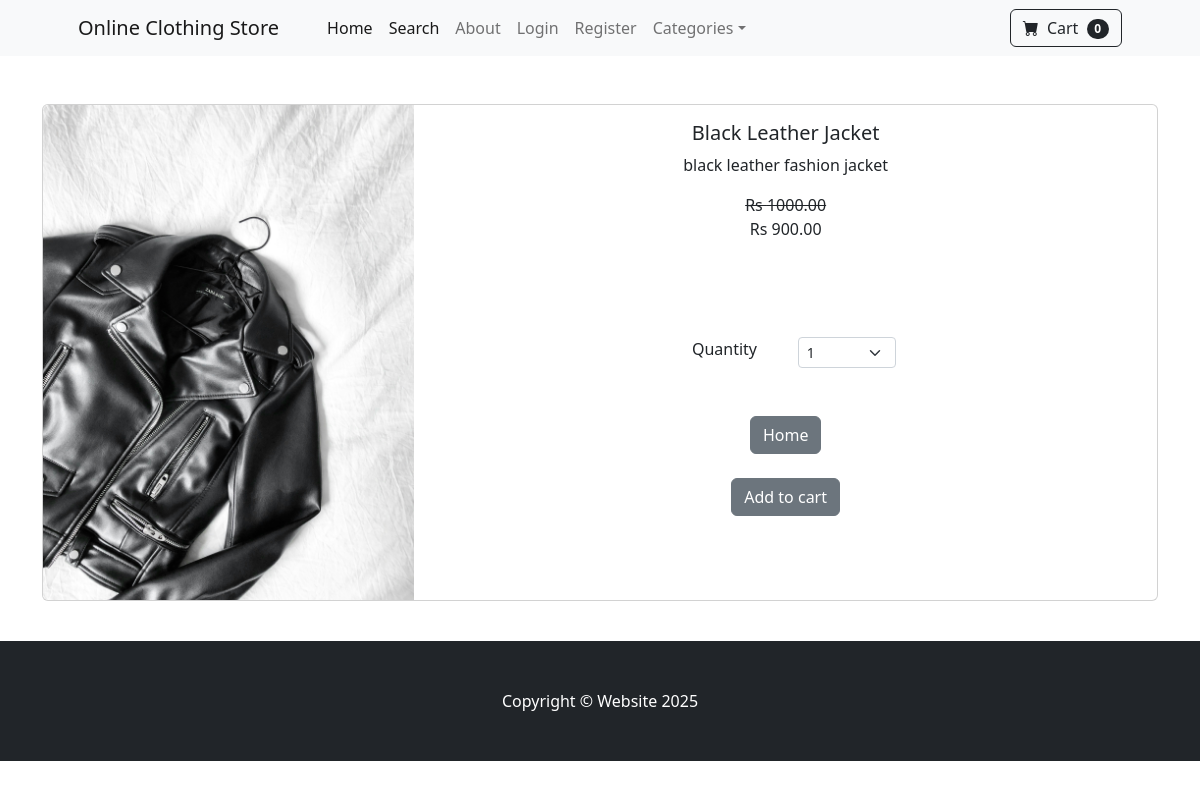
The app's page /product/2 with its own data.
### store/models.py (models this page shows, shortened)
class Product(models.Model):
    name = models.CharField(max_length=254)
    price = models.DecimalField(max_digits=6,default=0,decimal_places=2)
    category = models.ForeignKey(Category, on_delete=models.CASCADE, default=1)
    description = models.CharField(max_length=254,null=True,blank=True,default='')
    is_sale = models.BooleanField(default=False)
    sale_price = models.DecimalField(max_digits=6,default=0,decimal_places=2)
    image = models.ImageField(upload_to='uploads/product')

### store/views.py (the view)
# urls.py: path('product/<int:pk>', views.product, name="product" ),
def product(request,pk):
    product = Product.objects.get(id=pk)
    return render(request,'product.html', {'product':product})

### cart/cart.py (called while the page is built)
    def __len__(self):
        return len(self.cart)

### cart/context_processors.py (called while the page is built)
def cart(request):
    return {'cart' : Cart(request)}

### store/templates/product.html (shortened to what this page needs)
{% extends "base.html" %}
{% block content %}
<div class="container">
    <br> <br>
<div class="card mb-3" >
  <div class="row g-0">
    <div class="col-md-4">
      <img src="{{ product.image.url }}" class="img-fluid rounded-start" alt="...">
    </div>
    <div class="col-md-8">
      <div class="card-body">
        <center>
        <h5 class="card-title">{{product.name}}</h5>
        <p class="card-text"> {{product.description}} </p>
        {% if product.is_sale  %}
         <div class="col mb-5">
        <strike> Rs {{product.price}}  </strike> <br>
          Rs {{product.sale_price}}
         </div>
        {% else %}
          Rs {{product.price}}
        {% endif %}
        <br> <br>
        <div class="row justify-content-center">
        <div class="col-md-2"> Quantity</div>
        <div class="col-md-2">
        <select class="form-select form-select-sm" id="qty-cart" >
  <option value="1">1</option>
</select>
</div>
</div>
<br> <br>
        <a href=" {% url "home" %} " class="btn btn-secondary">
            Home
        </a>
          <br> <br>
        <button type="button" value="{{product.id}}" class="btn btn-secondary" id="add-cart">Add to cart </button>
        </center>
      </div>
    </div>
  </div>
</div>
</div>
<br>
{% endblock content %}

### records on screen
Product: image (picture), name "Black Leather Jacket", description "black leather fashion jacket", price "1000.00", sale_price "900.00"

### other values on screen
{{ cart|length }} "0"
